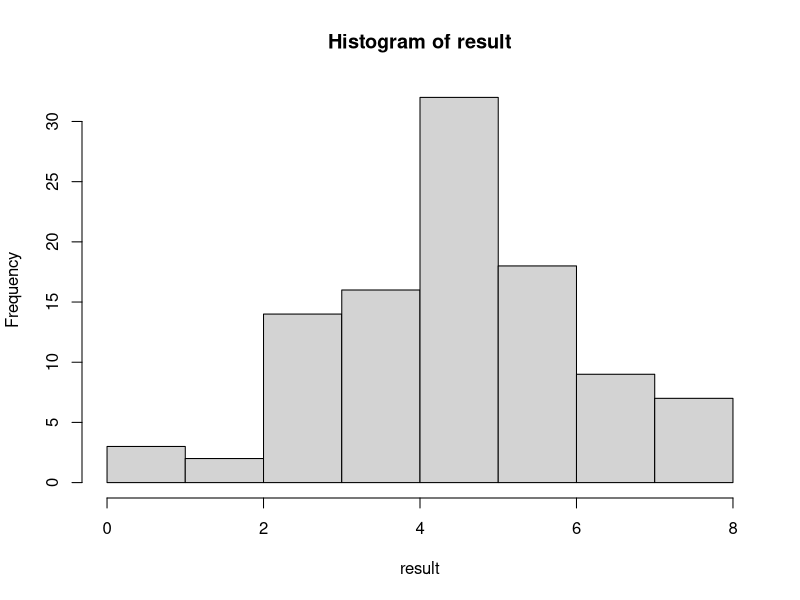
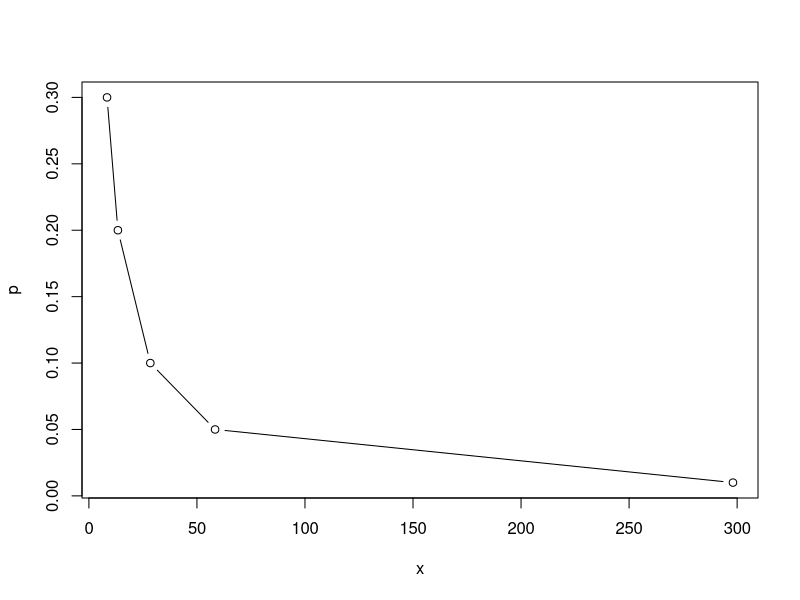
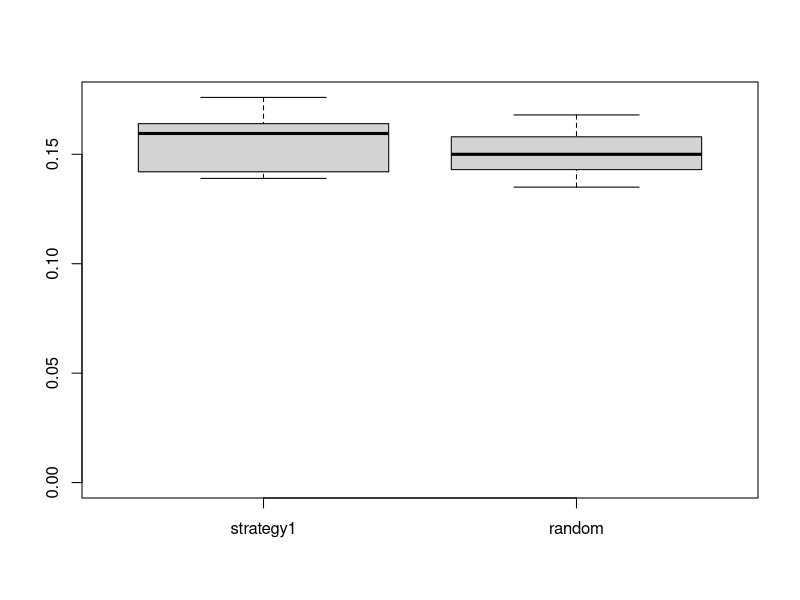

Here is the R script that generated these plots, in order:
#empirical - monte carlo
#sampling from 0 and 1

result<-vector(mode="numeric", length=0)

for (j in 0:100) {   
  a<-sum(sample(c(0,1), 10, replace = TRUE))
  result<-append(result,a)
  
}

hist(result)

resultn<-rnorm(1000)




#equation for binomial sampling
#gives probability of missing a single hit given frequency of outcome

c<-0.95 #confidence
p<-c(0.01,0.05,0.1,0.2,0.3) #prevalence
x<-log(1-c)/log(1-p) #of samples
x

# with correction for finite population
N<-100
xf<-(x*N)/(x+(N-1))
xf<-round(xf, digits=0)

result<-data.frame(p,xf)
names(result)[1]<-paste("Anticipated portion of bad recalls")
names(result)[2]<-paste("Number of samples")

View(result, paste(N," cosignees, ", "Conf = ", c))

plot (x,p, type = "b")



prevalence<-0.5
sampling<-10
probability<-(1-(1-(prevalence))^(sampling))
probability




#--------------------------------------------------------------------------
#Monte Carlo model

#the question: what is the likelyhood that I will get at least one adulterated unit from the set of boxes
#strategy 1: pick a set of boxes, pick random samples from boxes
#strategy 2: pick random samples from the whole set of all samples from all boxes

#proposition: all sampling strategies yield the same probability of catching an adulterated unit in the long run
#caveat: random sampling from boxes may need to be corrected for finite population

#Make boxes
box1<-c(rep(0, times=90), rep(1, times=10))
box2<-c(rep(0, times=90), rep(1, times=10))
box3<-c(rep(0, times=99), rep(1, times=1))
box4<-c(rep(0, times=99), rep(1, times=1))
box5<-c(rep(0, times=99), rep(1, times=1))
box6<-c(rep(0, times=99), rep(1, times=1))
box7<-c(rep(0, times=99), rep(1, times=1))
box8<-c(rep(0, times=99), rep(1, times=1))
box9<-c(rep(0, times=99), rep(1, times=1))
box10<-c(rep(0, times=99), rep(1, times=1))

#make list of box names
boxes<-c("box1", "box2", "box3", "box4", "box5", "box6", "box7", "box8", "box9", "box10")

#make global object placeholders
strategy1<-0
strategy2<-0
result_strategy1<-vector(mode="numeric", length=0)
result_strategy2<-vector(mode="numeric", length=0)

#set the number of samples per box
nofboxes<-6
nofsamples<-1
totsamples<-nofboxes*nofsamples

#number of trials
ntrials<-1000

#replacement
#repl<-"FALSE"  does not work

#---------------------------------------------------------------------------
#big loop starts here

for (k in 1:10) { # number of super-trials

  #make local object placeholders
  strategy1<-0
  strategy2<-0

#----------------------------------------------------------------------------
# first sampling strategy starts here
  
  for (j in 1:ntrials){

    #randomly pull a subset of box names
    selection<-sample(boxes, nofboxes, replace=FALSE)

    print(k)
    print(j) #print a counter
  
    for(i in 1:nofboxes){

          x<-(sample(get(selection[i]), nofsamples,replace=FALSE)) #sample selected box
  
      
      if (sum(x) > 0) {               #if sample contains 1, add 1 to strategy and break loop
          strategy1<-strategy1 + 1
          break
          }
    }

  }  
  #print (strategy1)

  #add outcome of super-trial to results
  result_strategy1<-append(result_strategy1, strategy1)

  #------------------------------------------------------------------
  #strategy 2 starts here - random sampling

  # put all units from all boxes into one
  boxes2<-c(box1, box2, box3, box4, box5 , box6, box7, box8, box9, box10) 

  for (j in 1:ntrials){
  
      x<-(sample(boxes2, totsamples, replace=FALSE)) #sample the combined set of units from all boxes

            if (sum(x) > 0) {               #if sample contains 1, add 1 to strategy2
        strategy2<-strategy2 + 1
    }
  
  }  
  #print (strategy2)
  
  #add outcome of super-trial to results 
  result_strategy2<-append(result_strategy2, strategy2)

}

#create max for scaling of the plot
scaling<-c(result_strategy2, result_strategy1)
scaling<-scaling/ntrials
maximum<-max(scaling)

#boxplot the two strategies (this overwrites the original strategy1 and 2 objects)
strategy1<-result_strategy1/ntrials
strategy2<-result_strategy2/ntrials

boxplot(strategy1, strategy2, ylim=c(0,maximum), names=c("strategy1","random"))

print("strategy1")
print(strategy1)
print("random")
print(strategy2)

#test difference
t.test(result_strategy1, result_strategy2)
